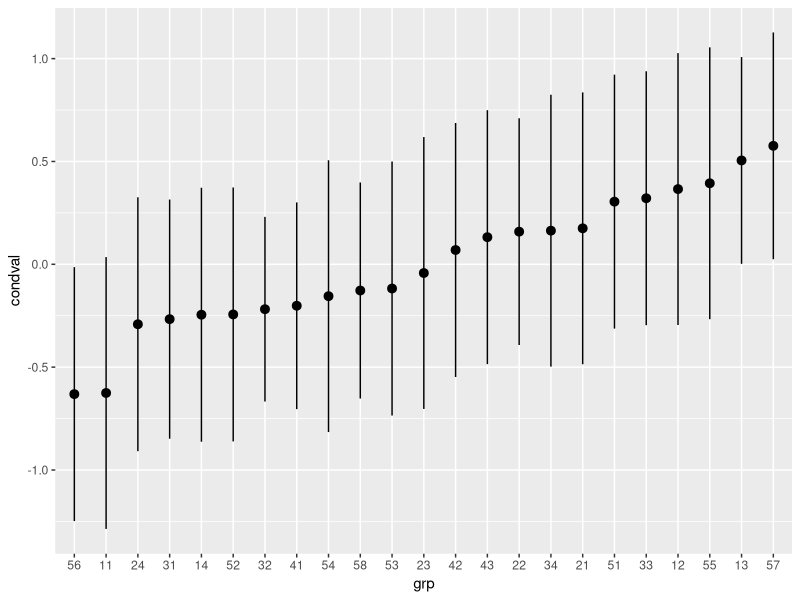

Reproduce this figure in R.
## ---- chunk 1
knitr::opts_chunk$set(echo = TRUE)
## ---- chunk 2
library(tidyverse)
library(lme4)
lamb <- read.csv(file = "lamb.csv") %>%
        mutate(Sire = factor(Sire),
               Line = factor(Line),
               Age  = factor(Age)
        )
lamb_reml <- lmer(Weight ~ Line + Age - 1 + (1|Sire), data = lamb)
## ---- chunk 3
head(fitted(lamb_reml))
# predict(lamb_reml)
# getME(lamb_reml, "mu")
## ---- chunk 4
as.data.frame(ranef(lamb_reml))
## ---- chunk 5
lamb_reml %>%
  ranef() %>%
  as.data.frame() %>%
  ggplot(aes(grp, condval)) +
  geom_pointrange(aes(ymin = condval - condsd, ymax = condval + condsd))
